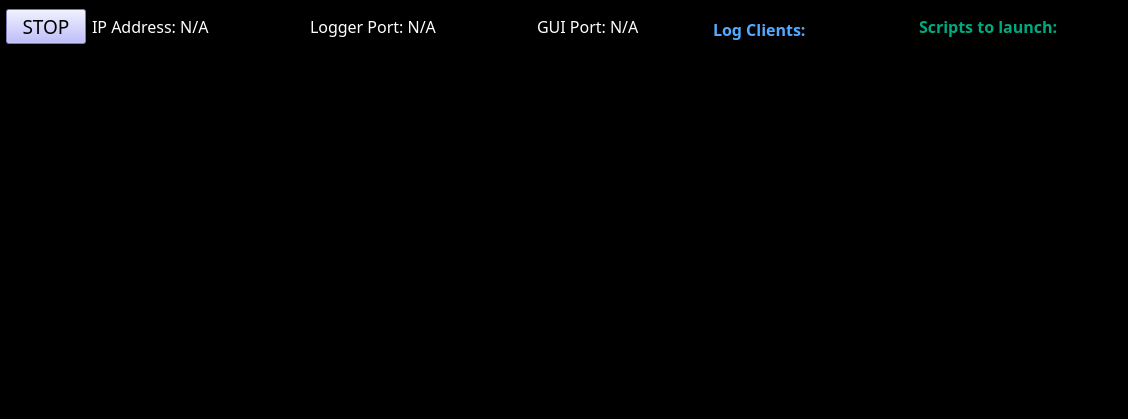
<?xml version="1.0" encoding="UTF-8"?>
<ui version="4.0">
 <class>MainWindow</class>
 <widget class="QMainWindow" name="MainWindow">
  <property name="geometry">
   <rect>
    <x>0</x>
    <y>0</y>
    <width>1128</width>
    <height>419</height>
   </rect>
  </property>
  <property name="windowTitle">
   <string>Logger</string>
  </property>
  <property name="windowOpacity">
   <double>2.000000000000000</double>
  </property>
  <property name="styleSheet">
   <string notr="true">background-color: rgb(0, 0, 0);
selection-color: rgb(255, 0, 0);</string>
  </property>
  <property name="toolButtonStyle">
   <enum>Qt::ToolButtonIconOnly</enum>
  </property>
  <widget class="QWidget" name="centralwidget">
   <layout class="QGridLayout" name="gridLayout" rowstretch="0,0,0,0" columnstretch="0,0,0,0,0">
    <property name="leftMargin">
     <number>6</number>
    </property>
    <property name="bottomMargin">
     <number>6</number>
    </property>
    <item row="3" column="3">
     <widget class="QListWidget" name="client_list">
      <property name="maximumSize">
       <size>
        <width>200</width>
        <height>16777215</height>
       </size>
      </property>
      <property name="font">
       <font>
        <family>Calibri Light</family>
        <pointsize>12</pointsize>
       </font>
      </property>
      <property name="toolTip">
       <string/>
      </property>
      <property name="styleSheet">
       <string notr="true">color: rgb(85, 170, 255);</string>
      </property>
      <property name="frameShape">
       <enum>QFrame::NoFrame</enum>
      </property>
     </widget>
    </item>
    <item row="3" column="4">
     <widget class="QListWidget" name="script_list">
      <property name="maximumSize">
       <size>
        <width>200</width>
        <height>16777215</height>
       </size>
      </property>
      <property name="font">
       <font>
        <family>Calibri Light</family>
        <pointsize>12</pointsize>
       </font>
      </property>
      <property name="toolTip">
       <string/>
      </property>
      <property name="styleSheet">
       <string notr="true">color: rgb(0, 170, 127);</string>
      </property>
      <property name="frameShape">
       <enum>QFrame::NoFrame</enum>
      </property>
      <property name="flow">
       <enum>QListView::TopToBottom</enum>
      </property>
      <property name="viewMode">
       <enum>QListView::IconMode</enum>
      </property>
     </widget>
    </item>
    <item row="0" column="4">
     <widget class="QLabel" name="label_2">
      <property name="maximumSize">
       <size>
        <width>200</width>
        <height>16777215</height>
       </size>
      </property>
      <property name="font">
       <font>
        <family>Calibri Light</family>
        <pointsize>12</pointsize>
       </font>
      </property>
      <property name="styleSheet">
       <string notr="true">color: rgb(0, 170, 127);</string>
      </property>
      <property name="text">
       <string>&lt;html&gt;&lt;head/&gt;&lt;body&gt;&lt;p&gt;&lt;span style=&quot; font-weight:600;&quot;&gt;Scripts to launch:&lt;/span&gt;&lt;/p&gt;&lt;/body&gt;&lt;/html&gt;</string>
      </property>
     </widget>
    </item>
    <item row="0" column="3" rowspan="2">
     <widget class="QLabel" name="label">
      <property name="maximumSize">
       <size>
        <width>200</width>
        <height>16777215</height>
       </size>
      </property>
      <property name="font">
       <font>
        <family>Calibri Light</family>
        <pointsize>12</pointsize>
       </font>
      </property>
      <property name="styleSheet">
       <string notr="true">color: rgb(85, 170, 255);</string>
      </property>
      <property name="text">
       <string>&lt;html&gt;&lt;head/&gt;&lt;body&gt;&lt;p&gt;&lt;span style=&quot; font-weight:600;&quot;&gt;Log Clients:&lt;/span&gt;&lt;/p&gt;&lt;/body&gt;&lt;/html&gt;</string>
      </property>
     </widget>
    </item>
    <item row="0" column="0">
     <widget class="QPushButton" name="stop_button">
      <property name="enabled">
       <bool>true</bool>
      </property>
      <property name="font">
       <font>
        <family>Calibri Light</family>
        <pointsize>14</pointsize>
       </font>
      </property>
      <property name="mouseTracking">
       <bool>false</bool>
      </property>
      <property name="autoFillBackground">
       <bool>false</bool>
      </property>
      <property name="styleSheet">
       <string notr="true">background-color: rgb(170, 170, 255);</string>
      </property>
      <property name="text">
       <string>STOP</string>
      </property>
      <property name="checkable">
       <bool>true</bool>
      </property>
     </widget>
    </item>
    <item row="0" column="1">
     <layout class="QHBoxLayout" name="horizontalLayout_5">
      <property name="spacing">
       <number>100</number>
      </property>
      <item>
       <widget class="QLabel" name="ip_label">
        <property name="font">
         <font>
          <family>Calibri Light</family>
          <pointsize>12</pointsize>
          <weight>3</weight>
          <italic>false</italic>
          <bold>false</bold>
         </font>
        </property>
        <property name="styleSheet">
         <string notr="true">color: rgb(255, 255, 255);
font: 25 12pt &quot;Calibri Light&quot;;</string>
        </property>
        <property name="text">
         <string>&lt;html&gt;&lt;head/&gt;&lt;body&gt;&lt;p&gt;&lt;span style=&quot; color:#ffffff;&quot;&gt;IP Address: N/A&lt;/span&gt;&lt;/p&gt;&lt;/body&gt;&lt;/html&gt;</string>
        </property>
       </widget>
      </item>
      <item>
       <widget class="QLabel" name="logger_label">
        <property name="font">
         <font>
          <family>Calibri Light</family>
          <pointsize>12</pointsize>
          <weight>3</weight>
          <italic>false</italic>
          <bold>false</bold>
         </font>
        </property>
        <property name="styleSheet">
         <string notr="true">color: rgb(255, 255, 255);
font: 25 12pt &quot;Calibri Light&quot;;</string>
        </property>
        <property name="text">
         <string>&lt;html&gt;&lt;head/&gt;&lt;body&gt;&lt;p&gt;&lt;span style=&quot; color:#ffffff;&quot;&gt;Logger Port: N/A&lt;/span&gt;&lt;/p&gt;&lt;/body&gt;&lt;/html&gt;</string>
        </property>
       </widget>
      </item>
      <item>
       <widget class="QLabel" name="gui_label">
        <property name="font">
         <font>
          <family>Calibri Light</family>
          <pointsize>12</pointsize>
          <weight>3</weight>
          <italic>false</italic>
          <bold>false</bold>
         </font>
        </property>
        <property name="styleSheet">
         <string notr="true">color: rgb(255, 255, 255);
font: 25 12pt &quot;Calibri Light&quot;;</string>
        </property>
        <property name="text">
         <string>&lt;html&gt;&lt;head/&gt;&lt;body&gt;&lt;p&gt;&lt;span style=&quot; color:#ffffff;&quot;&gt;GUI Port: N/A&lt;/span&gt;&lt;/p&gt;&lt;/body&gt;&lt;/html&gt;</string>
        </property>
       </widget>
      </item>
     </layout>
    </item>
    <item row="3" column="1" colspan="2">
     <widget class="QTextBrowser" name="terminal">
      <property name="enabled">
       <bool>true</bool>
      </property>
      <property name="font">
       <font>
        <family>Courier New</family>
        <pointsize>12</pointsize>
       </font>
      </property>
      <property name="styleSheet">
       <string notr="true">color: rgb(255, 255, 255);</string>
      </property>
      <property name="frameShape">
       <enum>QFrame::NoFrame</enum>
      </property>
     </widget>
    </item>
   </layout>
  </widget>
  <widget class="QMenuBar" name="menubar">
   <property name="geometry">
    <rect>
     <x>0</x>
     <y>0</y>
     <width>1128</width>
     <height>26</height>
    </rect>
   </property>
  </widget>
  <widget class="QStatusBar" name="statusbar"/>
 </widget>
 <resources/>
 <connections/>
 <designerdata>
  <property name="gridDeltaX">
   <number>10</number>
  </property>
  <property name="gridDeltaY">
   <number>10</number>
  </property>
  <property name="gridSnapX">
   <bool>true</bool>
  </property>
  <property name="gridSnapY">
   <bool>true</bool>
  </property>
  <property name="gridVisible">
   <bool>true</bool>
  </property>
 </designerdata>
</ui>
